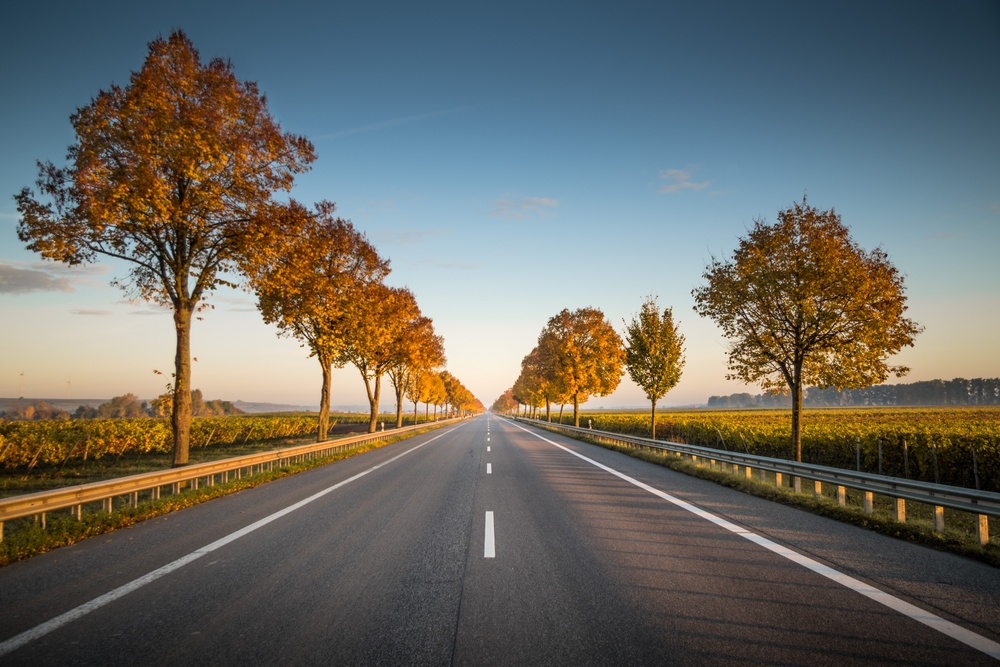
#> input picture sample_images/road_2.jpg, 1000 x 667 px, shrunk from 5472 x 3648 before the run
$ python EdgeDetection.py   (older library calls are emulated)
#> lines starting #> are read from the running program, lines starting #| are printed output that depends on the picture
'''
Sobel Edge Detection
Laplacian Edge Detection
Canny Edge Detection
'''
import cv2
import numpy as np
from matplotlib import pyplot as plt

from tkinter import filedialog as fd
from tkinter import Tk

def GetFile():
	Tk().withdraw()
	return fd.askopenfilename()
#> the answer given: sample_images/road_2.jpg

# Get file
imageFile = GetFile()
print(imageFile)

# loading image
img0 = cv2.imread(imageFile)
#> img0 is the input picture: shape (667, 1000, 3); mean B, G, R 99, 106, 106.7
#img0 = cv2.imread('/Users/jasonlu/Downloads/road_2.jpg')

# converting to gray scale
gray = cv2.cvtColor(img0, cv2.COLOR_BGR2GRAY)
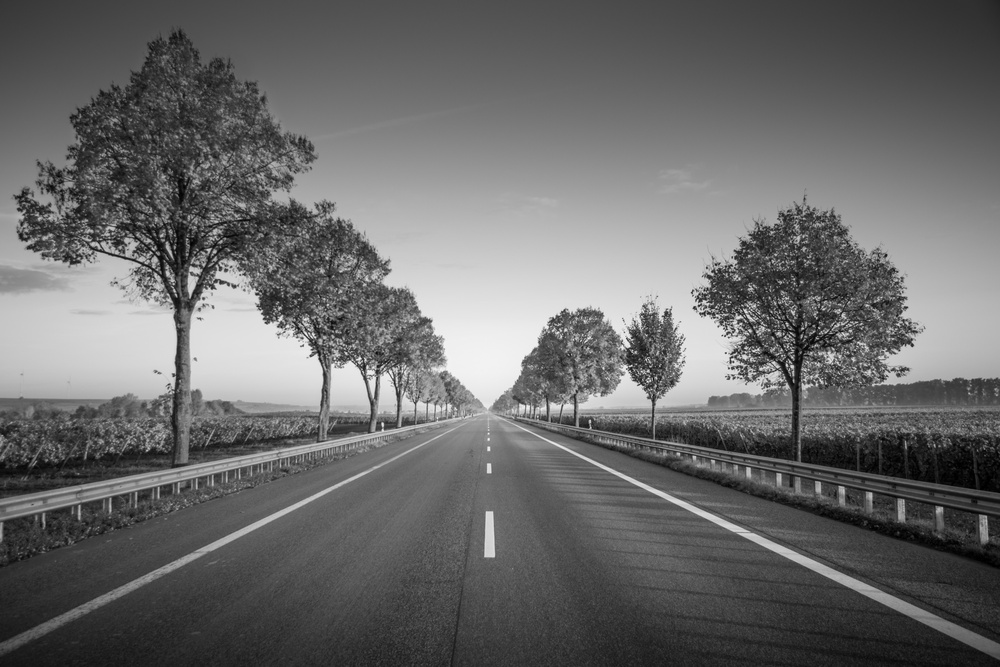
#> gray: shape (667, 1000); min 0, max 247, mean 105.4

# remove noise
img = cv2.GaussianBlur(gray,(3,3),0)

# convolute with proper kernels
laplacian = cv2.Laplacian(img,cv2.CV_64F)
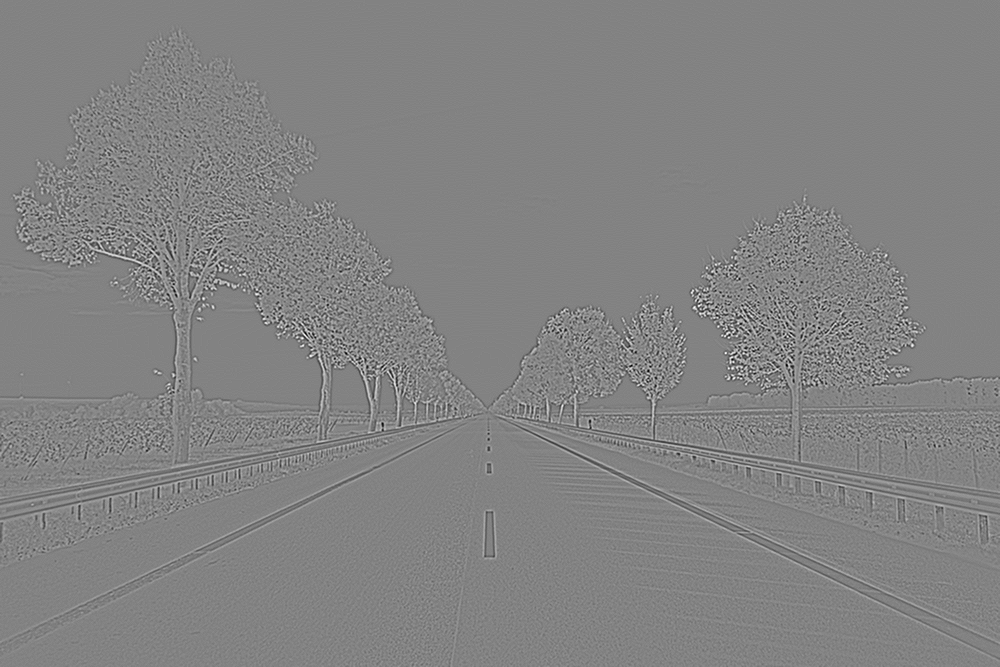
#> laplacian: shape (667, 1000) float64; min -116, max 110, mean 0; drawn with min black and max white
sobelx = cv2.Sobel(img,cv2.CV_64F,1,0,ksize=5)  # x
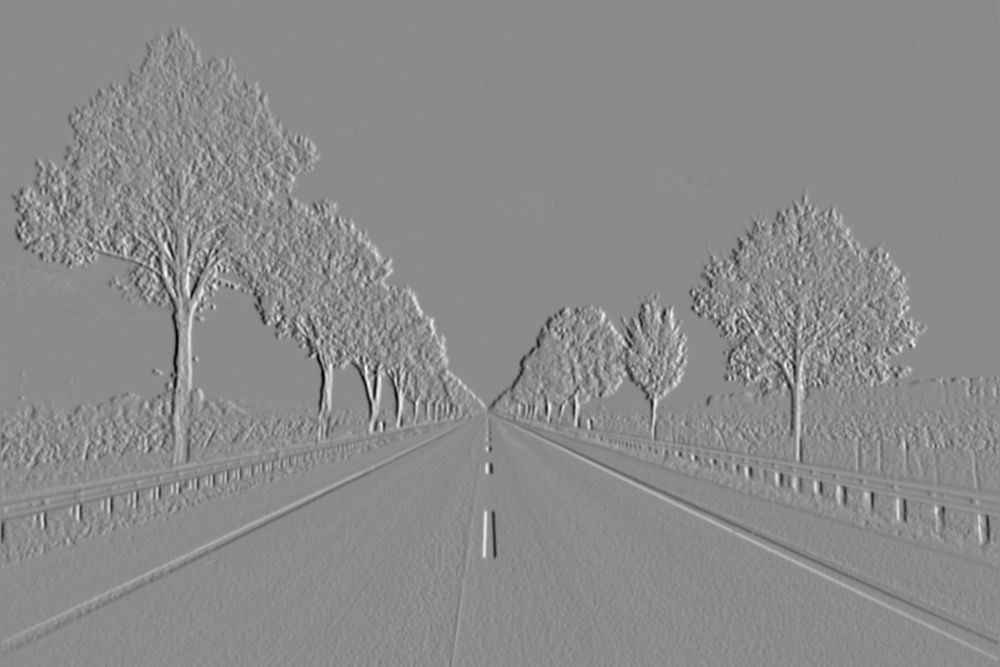
#> sobelx: shape (667, 1000) float64; min -6783, max 5624, mean -2.3; drawn with min black and max white
sobely = cv2.Sobel(img,cv2.CV_64F,0,1,ksize=5)  # y
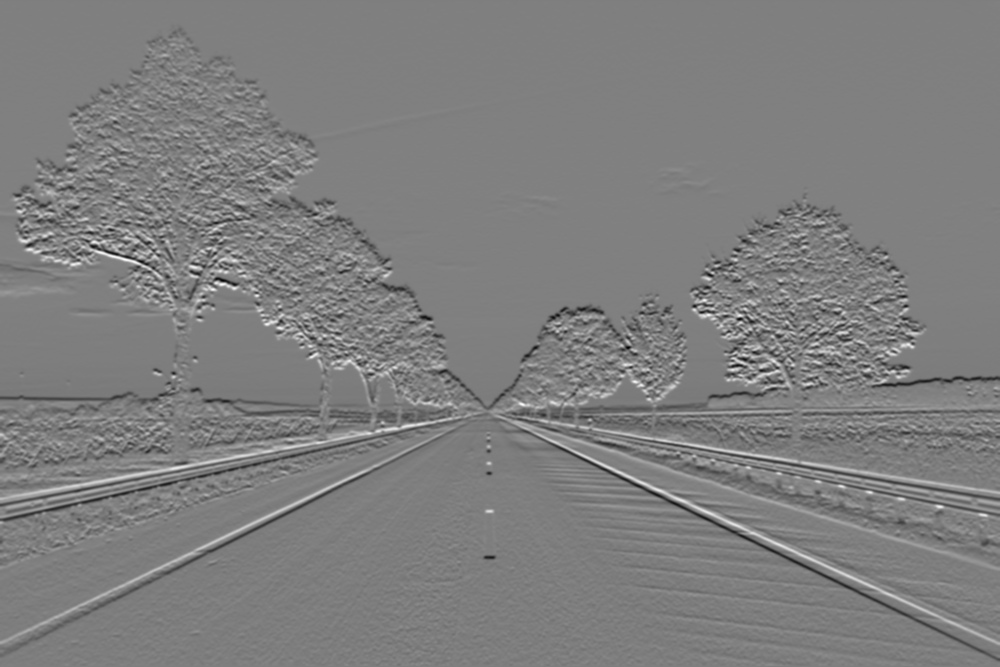
#> sobely: shape (667, 1000) float64; min -5779, max 5833, mean -6.4; drawn with min black and max white


plt.subplot(2,2,1),plt.imshow(img,cmap = 'gray')
plt.title('Original'), plt.xticks([]), plt.yticks([])
plt.subplot(2,2,2),plt.imshow(laplacian,cmap = 'gray')
plt.title('Laplacian'), plt.xticks([]), plt.yticks([])
plt.subplot(2,2,3),plt.imshow(sobelx,cmap = 'gray')
plt.title('Sobel X'), plt.xticks([]), plt.yticks([])
plt.subplot(2,2,4),plt.imshow(sobely,cmap = 'gray')
plt.title('Sobel Y'), plt.xticks([]), plt.yticks([])


plt.show()

$ run again, with sample_images/road_3.jpg copied over sample_images/road_2.jpg
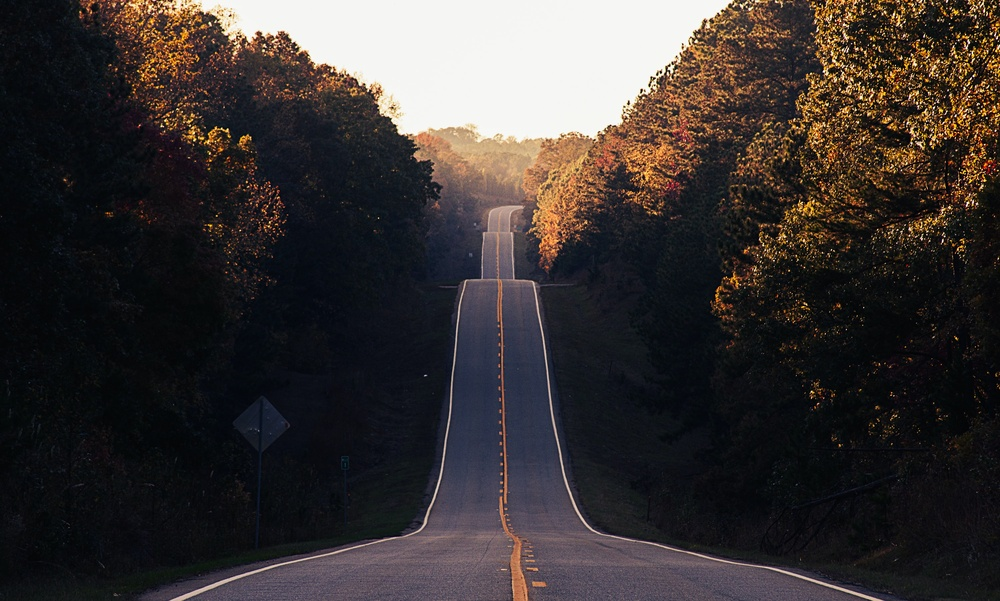
#> input picture sample_images/road_3.jpg, 1000 x 601 px, shrunk from 3000 x 1803 before the run
#> img0 is the input picture: shape (601, 1000, 3); mean B, G, R 51, 51.8, 57.3
#> `gray = cv2.cvtColor(img0, cv2.COLOR_BGR2GRAY)`:
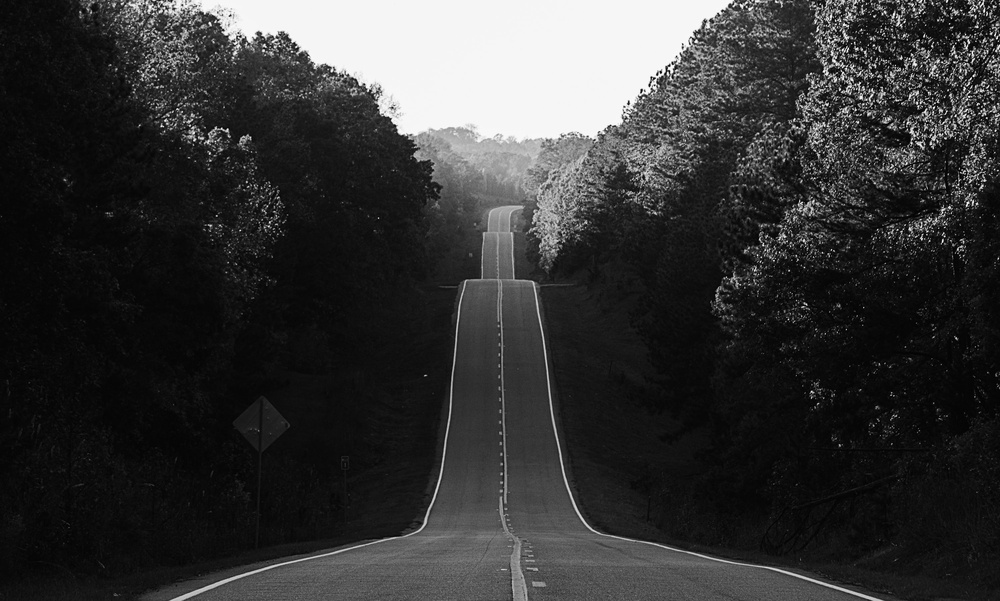
#> gray: shape (601, 1000); min 0, max 253, mean 53.3
#> `sobely = cv2.Sobel(img,cv2.CV_64F,0,1,ksize=5)`:
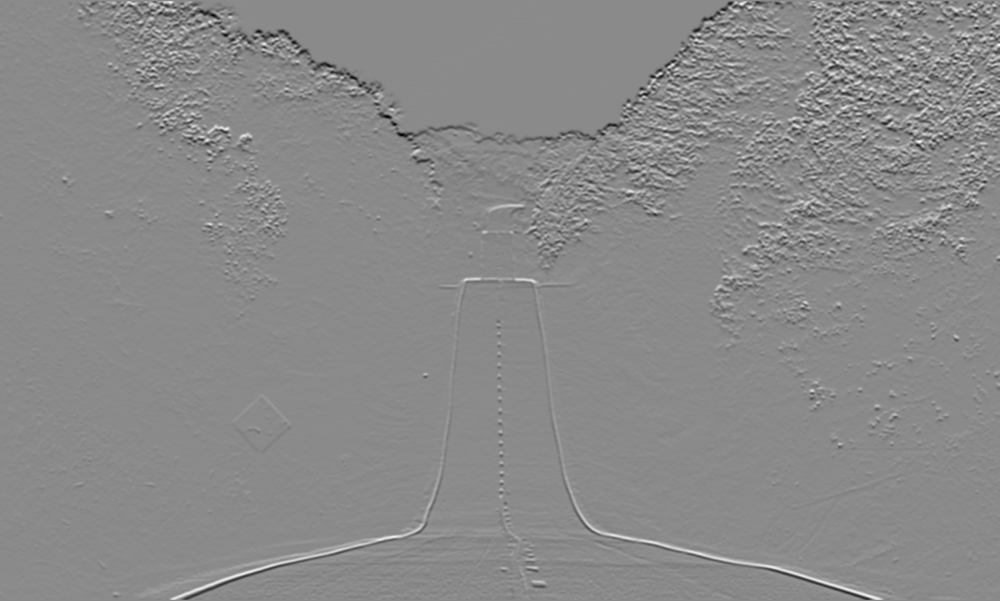
#> sobely: shape (601, 1000) float64; min -7693, max 6480, mean -21.7; drawn with min black and max white

$ run again, with sample_images/road_4.jpg copied over sample_images/road_2.jpg
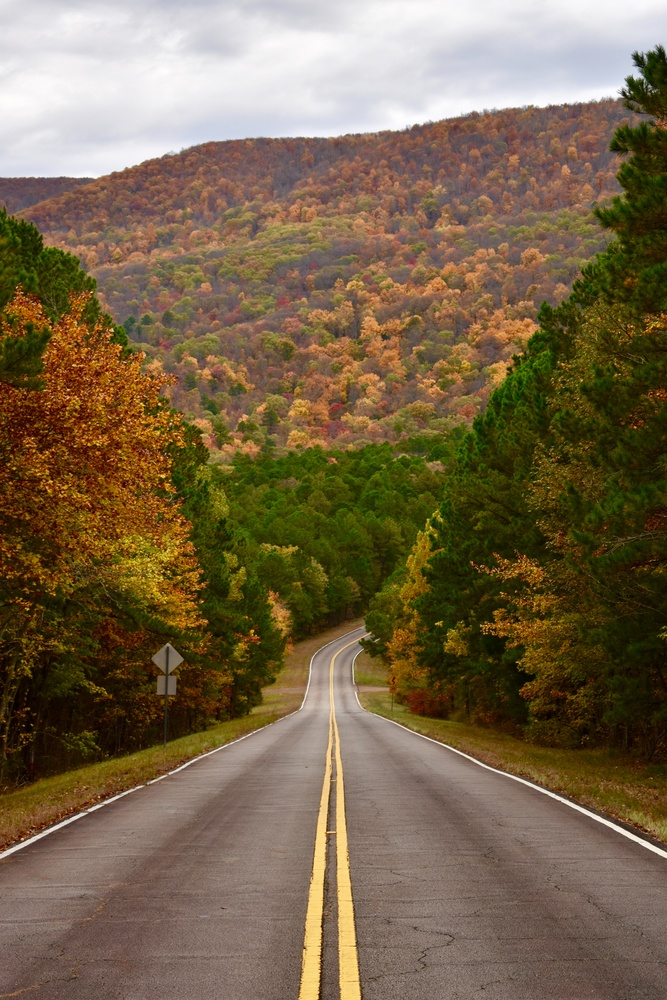
#> input picture sample_images/road_4.jpg, 667 x 1000 px, shrunk from 4000 x 6000 before the run
#> img0 is the input picture: shape (1000, 667, 3); mean B, G, R 74.4, 101.4, 119.2
#> `gray = cv2.cvtColor(img0, cv2.COLOR_BGR2GRAY)`:
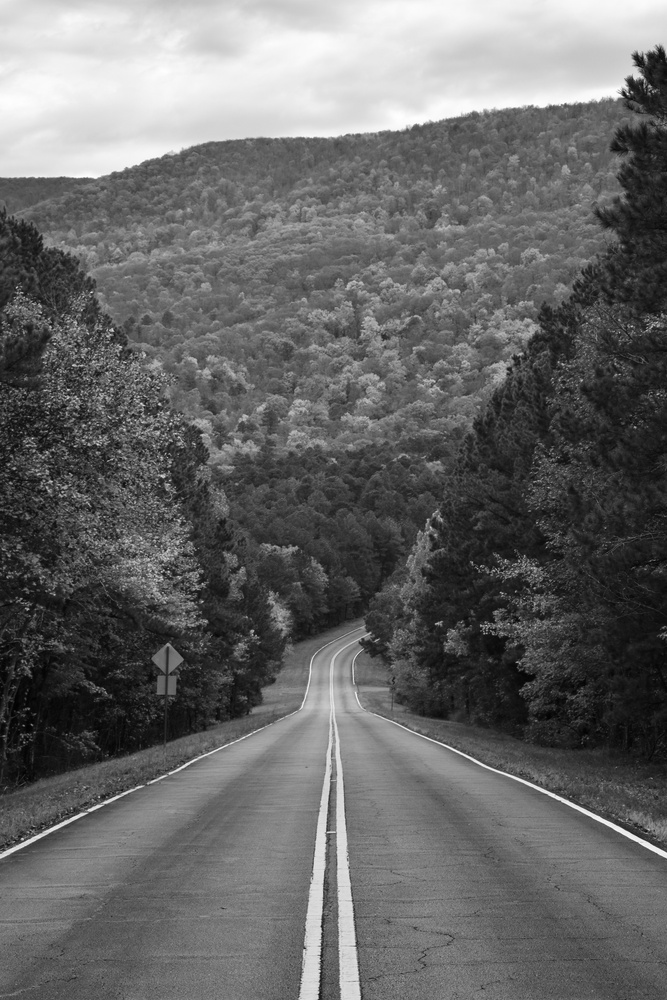
#> gray: shape (1000, 667); min 0, max 255, mean 103.7
#> `sobely = cv2.Sobel(img,cv2.CV_64F,0,1,ksize=5)`:
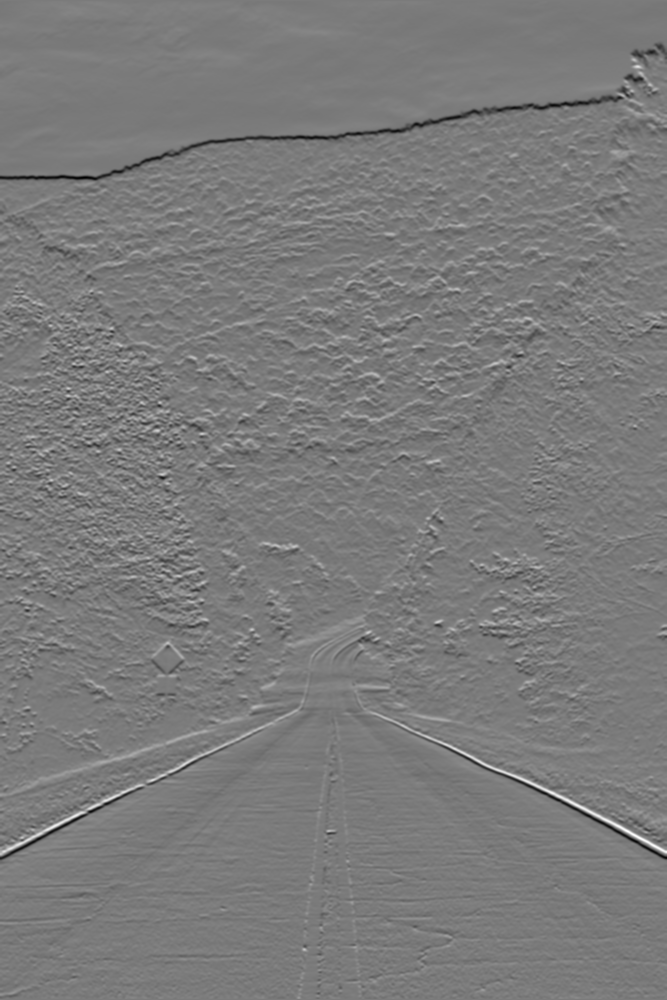
#> sobely: shape (1000, 667) float64; min -6404, max 6847, mean -15.3; drawn with min black and max white
